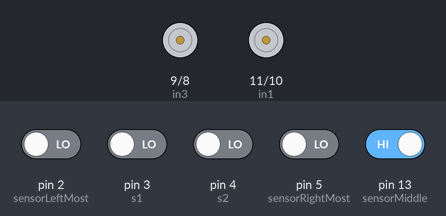
Bench run of a sketch on a simulated Arduino Uno, built with avr-gcc and run on an emulated ATmega328P. Shown: motor-driver pin pairs drawn as motors (green arrow = first pin HIGH = forward, orange = second pin HIGH = backward, longer = more drive). The inputs (shaded band) are chosen by the test bench; at power-on: pin 13 (sensorMiddle) HIGH, pin 2 (sensorLeftMost), pin 3 (s1), pin 4 (s2), pin 5 (sensorRightMost) LOW.

Above: at 1.2 s.
1.3 s: pin 2 (sensorLeftMost) driven HIGH and pin 3 (s1) driven HIGH
At 2.3 s:
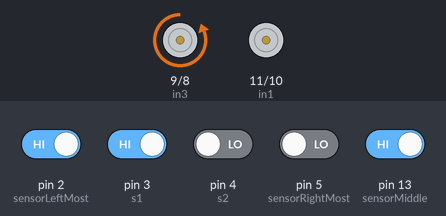
2.8 s: pin 4 (s2) driven HIGH and pin 5 (sensorRightMost) driven HIGH
At 3.4 s:
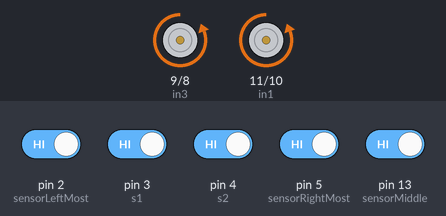
4.3 s: pin 2 (sensorLeftMost) driven LOW
At 5.5 s:
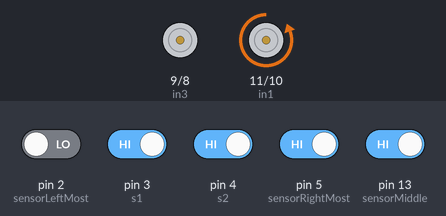
5.8 s: pin 2 (sensorLeftMost) driven HIGH
At 6.9 s:
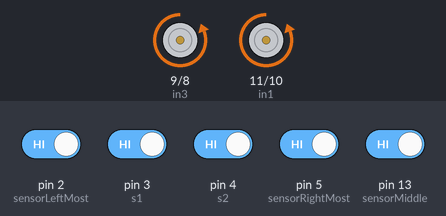
7.3 s: pin 3 (s1) driven LOW
At 8.0 s:
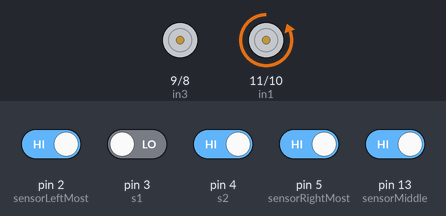
Timing chart, 0 to 9.8 s (numbered marks = the images above; inputs shaded):
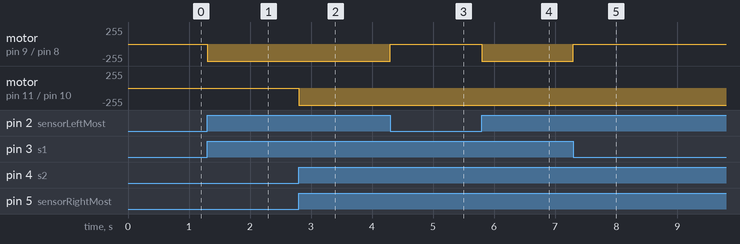

The sketch:

midterm.ino
```cpp
//sensor pins;
const int sensorLeftMost = 2;
const int s1 = 3;
const int sensorMiddle = 13;
const int s2 = 4;
const int sensorRightMost = 5;

//const int potPin = A0;

// int potValue=0;
//int motorSpeed = 0;

//DC motor speed controller
// const int enA = 12;
// const int enB = 7;

const int in1 = 11;
const int in2 = 10;
const int in3 = 9;
const int in4 = 8;

int IRvalueLeftMost = 0;
int IRvalue2 = 0;
int IRvalueMiddle = 0;
int IRvalue3 = 0;
int IRvalueRightMost = 0;

void setup()
{
  //Serial.begin(9600);
  pinMode(sensorLeftMost,INPUT);
  pinMode(s1,INPUT);
  pinMode(sensorMiddle,INPUT);
  pinMode(s2,INPUT);
  pinMode(sensorRightMost,INPUT);

  pinMode(in1,OUTPUT);
  pinMode(in2,OUTPUT);
  pinMode(in3,OUTPUT);
  pinMode(in4,OUTPUT);

  // pinMode(enA, OUTPUT);
  // pinMode(enB, OUTPUT);

  // delay(2000);
  // forwardRun();

}

void loop()
{


  // Reading values
  IRvalueLeftMost = digitalRead(sensorLeftMost);
  IRvalue2 = digitalRead(s1);
  IRvalueMiddle = digitalRead(sensorMiddle);
  IRvalue3 = digitalRead(s2);
  IRvalueRightMost = digitalRead(sensorRightMost);
  // IRvalue4 = digitalRead(sensorRightMost);


  //potValue = 20;  // variable to store the value coming from the sensor
  //potValue = analogRead(potPin);
  //Serial.println(potValue);
  //motorSpeed = map(potValue, 0, 1023, 0, 255);
  //Serial.println(speedMotor);
  /*
   Serial.print("Digital Reading=");
   Serial.print(IRvalueLeftMost);
   Serial.print(IRvalue2);
   Serial.print(IRvalueMiddle);
   Serial.print(IRvalue3);
   Serial.println(IRvalueRightMost);
   Serial.println("");
   */
  // read the value from the potentiometer:

if (IRvalueLeftMost==1 && IRvalue2==1 && IRvalueMiddle==0 && IRvalue3==1 && IRvalueRightMost==1) // run forward
 {
  moveForward();
 }
 if (IRvalueLeftMost==1 && IRvalue2==1 && IRvalueMiddle==1 && IRvalue3==1 && IRvalueRightMost==1) // run forward
 {
  moveForward();
 }
 //-------- instance to move right
 else if  (IRvalueLeftMost==1 && IRvalue2==1 && IRvalueMiddle==1 && IRvalue3==0 && IRvalueRightMost==1) //nudge to the right a little bit
 {
  moveRight();
 }
 else if  (IRvalueLeftMost==1 && IRvalue2==1 && IRvalueMiddle==0 && IRvalue3==0 && IRvalueRightMost==1) //nudge to the right
 {
  moveRight();
 }
 else if  (IRvalueLeftMost==1 && IRvalue2==1 && IRvalueMiddle==1 && IRvalue3==0 && IRvalueRightMost==0) //turn right sharply //nudge to the right a little harder
 {
  //moveRight();
  moveRight();
 }
  else if  (IRvalueLeftMost==1 && IRvalue2==1 && IRvalueMiddle==1 && IRvalue3==1 && IRvalueRightMost==0) //turn right sharply //nudge to the right a little harder
 {
  moveRight();

 }
 //instace to move left-----------------------------------------------------------------------------------------------------------------------
 //-------- instance to left right
 else if  (IRvalueLeftMost==1 && IRvalue2==0 && IRvalueMiddle==1 && IRvalue3==1 && IRvalueRightMost==1) //nudge to the left a little bit
 {
  moveLeft();
 }
 else if  (IRvalueLeftMost==1 && IRvalue2==0 && IRvalueMiddle==0 && IRvalue3==1 && IRvalueRightMost==1) //nudge to the left
 {
  moveLeft();
 }
 else if  (IRvalueLeftMost==0 && IRvalue2==0 && IRvalueMiddle==1 && IRvalue3==1 && IRvalueRightMost==1) //turn right sharply //nudge to the right a little harder
 {
  //moveLeft();
  moveLeft();
 }
  else if  (IRvalueLeftMost==0 && IRvalue2==1 && IRvalueMiddle==1 && IRvalue3==1 && IRvalueRightMost==1) //turn right sharply //nudge to the right a little harder
 {
  //moveLeft(FORWARD_SPEED * 0);
  moveLeft();
 }
 else if (IRvalueLeftMost==0 && IRvalue2==0 && IRvalueMiddle==0 && IRvalue3==0 && IRvalueRightMost==0) // stop
 {
  moveStop();
 }
  //delay(3000);
}

// void sharpLeftTurn(){
//   int middleSensorValue, sensor3Value, sensorRight;

//   middleSensorValue = digitalRead(sensorMiddle);
//   sensor3Value = digitalRead(s2);
//   sensorRight = digitalRead(sensorRightMost);
//   //reverseMotor2();
//   while (middleSensorValue == 1 && sensor3Value==1 && sensorRight==1){
//   forwardMotor1();
//   //reverseMotor2(); //try this
//   stopMotor2();
//    middleSensorValue = digitalRead(sensorMiddle);
//    sensor3Value = digitalRead(s2);
//    sensorRight = digitalRead(sensorRightMost);

//    /*
//    Serial.print("middleSensorValue: ");
//    Serial.println(middleSensorValue);
//    Serial.print("sensor3Value: ");
//    Serial.println(sensor3Value);
//    Serial.print("sensorRightMost: ");
//    Serial.print(sensorRightMost);
//    delay(100); */
//    //delay(200);
//   }
//   moveStop();
//   forwardMotor2();
//   delay(30);
//   moveForward();
// }

// void sharpRightTurn(){
//   int middleSensorValue, sensor1Value, sensorLeft;

//   middleSensorValue = digitalRead(sensorMiddle);
//   sensor1Value = digitalRead(s1);
//   sensorLeft = digitalRead(sensorLeftMost);
//   //reverseMotor1();
//   while (middleSensorValue == 1 && sensor1Value==1 && sensorLeft==1){
//    forwardMotor2();
//    //reverseMotor1();
//    stopMotor1();
//    middleSensorValue = digitalRead(sensorMiddle);
//    sensor1Value = digitalRead(s1);
//    sensorLeft = digitalRead(sensorLeftMost);
//    /*
//    Serial.print("middleSensorValue: ");
//    Serial.println(middleSensorValue);
//    Serial.print("sensor3Value: ");
//    Serial.println(sensor3Value);
//    Serial.print("sensorRightMost: ");
//    Serial.print(sensorRightMost);
//    //delay(1000); */
//    //delay(200);
//   }
//   moveStop();
//   forwardMotor1();
//   delay(30);
//   moveForward();
// }

// void forwardRun(){
//   digitalWrite(in1, HIGH);
//   digitalWrite(in2, LOW);
//   digitalWrite(in3, LOW);
//   digitalWrite(in4, HIGH);
// }

// void reverseRun(){
//   digitalWrite(in1, LOW);
//   digitalWrite(in2, HIGH);
//   digitalWrite(in3, HIGH);
//   digitalWrite(in4, LOW);
// }

// void reverseMotor1(){
//   digitalWrite(in1, LOW);
//   digitalWrite(in2, HIGH);
// }

// void reverseMotor2(){
//   digitalWrite(in3, HIGH);
//   digitalWrite(in4, LOW);
// }

void stopMotor1(){
  digitalWrite(in1, LOW);
  digitalWrite(in2, LOW);
}

void stopMotor2(){
  digitalWrite(in3, LOW);
  digitalWrite(in4, LOW);
}

void forwardMotor1(){
  digitalWrite(in1, LOW);
  digitalWrite(in2, HIGH);
}

void forwardMotor2(){
  digitalWrite(in3, LOW);
  digitalWrite(in4, HIGH);
}

void moveForward(){
  forwardMotor1();
  forwardMotor2();
}

void moveStop() {
  stopMotor1();
  stopMotor2();
 }

void moveLeft(){
  forwardMotor1();
  stopMotor2();
 }

 void moveRight(){
  /*int boostSpeed = speedMotor + booster;
  if (boostSpeed > 255)
  {
    boostSpeed = 255;
  } */
  forwardMotor2();
  stopMotor1();
 }
```

Measured:
- after the input at 1.3 s, motor on pin 9 (in3) / pin 8 (in4): stopped → backward 255/255 at once
- after the input at 2.8 s, motor on pin 11 (in1) / pin 10 (in2): stopped → backward 255/255 at once
- after the input at 4.3 s, motor on pin 9 (in3) / pin 8 (in4): backward 255/255 → stopped at once
- after the input at 5.8 s, motor on pin 9 (in3) / pin 8 (in4): stopped → backward 255/255 at once
- after the input at 7.3 s, motor on pin 9 (in3) / pin 8 (in4): backward 255/255 → stopped at once
